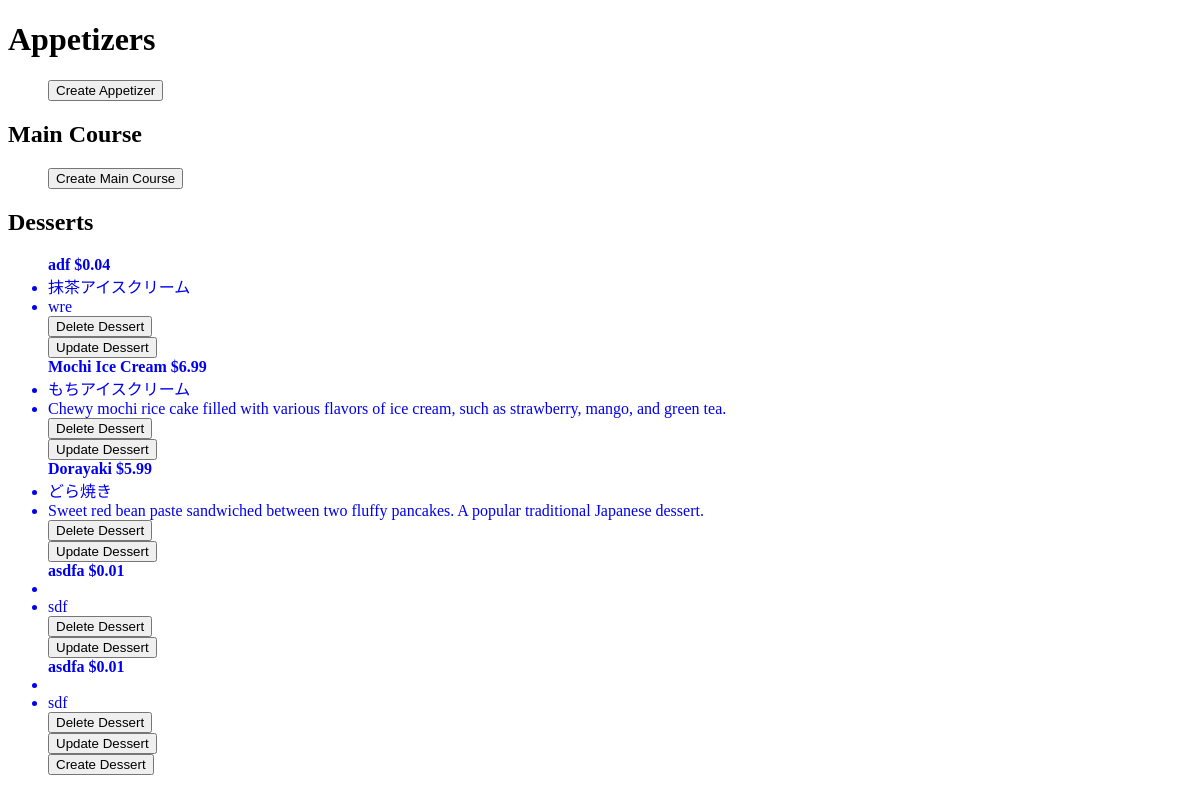
Page /backoffice/dessert_list/ on the earlier database version.
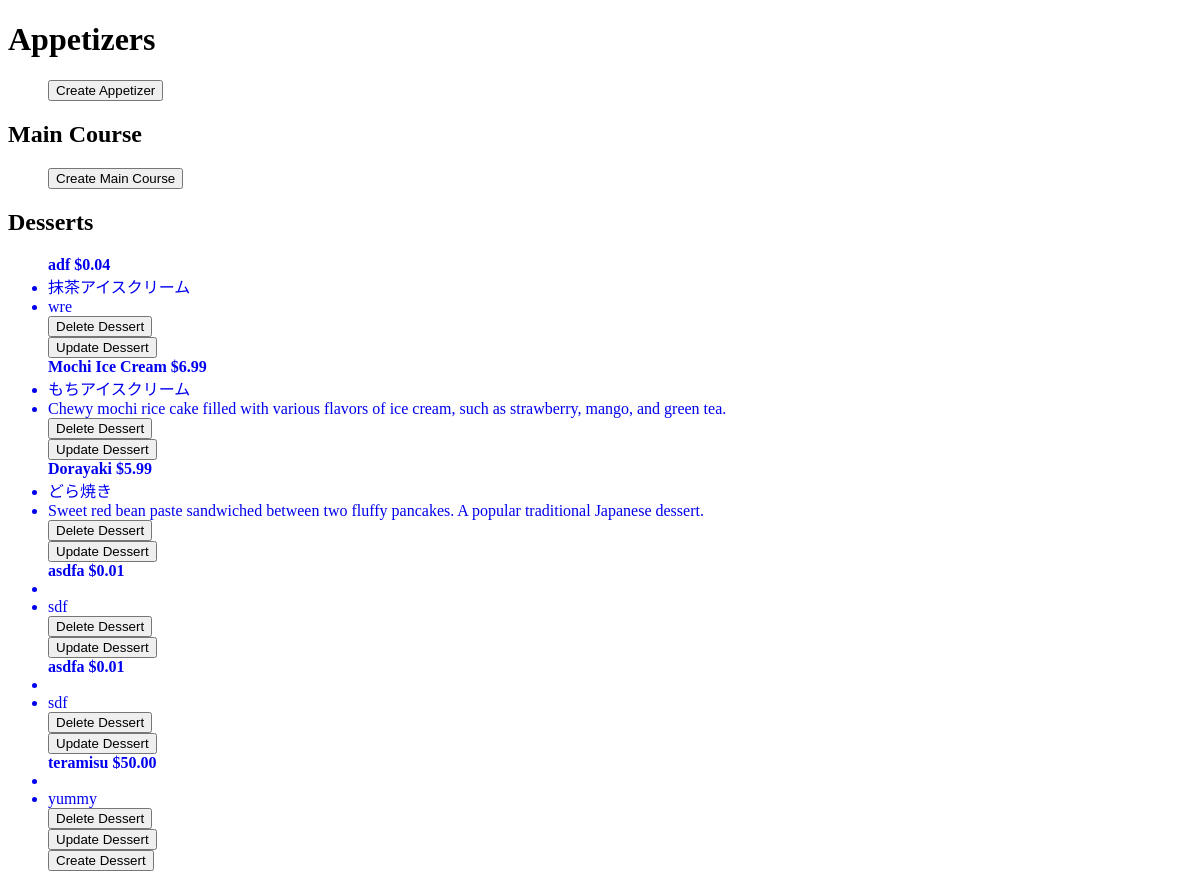
Same page on the later database version.
### menu_app/models.py (models this page shows, shortened)
class Dessert(models.Model):
    type = models.CharField(max_length=100)
    name = models.CharField(max_length=100)
    japanese_name = models.CharField(max_length=100)
    price = models.DecimalField(max_digits=10, decimal_places=2)
    description = models.CharField(max_length=100)

### menu_app/views.py (the view)
# urls.py: path('dessert_list/', dessert_record),
def dessert_record(request):
  dessert_list = Dessert.objects.all()
  return render(request, 'office.html', {'dessert_list': dessert_list})

### menu_app/templates/office.html (shortened to what this page needs)
<!DOCTYPE html>
<html lang="en">
  <head>
  </head>
  <body>
    <h1>Appetizers</h1>
    <ul>
      <form action="{% url 'menu_app:create_appetizer'  %}" method="POST">
        <button type="submit">Create Appetizer</button>
      </form>
    </ul>
    <h2>Main Course</h2>
    <ul>
      <form action="{% url 'menu_app:create_main_course'  %}" method="POST">
        <button type="submit">Create Main Course</button>
      </form>
    </ul>
    <h2>Desserts</h2>
    <ul>
      {% for dessert in dessert_list %}
      <a
        style="text-decoration: none"
        href="{% url 'dessert_item' dessert.id %}"
      >
        <b>{{ dessert.name }} ${{ dessert.price }}</b>
        <li>{{ dessert.japanese_name }}</li>
        <li>{{ dessert.description }}</li>
      </a>
      <form
        action="{% url 'menu_app:delete_desserts' dessert.id %}"
        method="POST"
      >
        <button type="submit">Delete Dessert</button>
      </form>
      <form
        action="{% url 'menu_app:update_dessert' dessert.id %}"
        method="POST"
      >
        <button type="submit">Update Dessert</button>
      </form>
      {% endfor %}
      <form action="{% url 'menu_app:create_dessert'  %}" method="POST">
        <button type="submit">Create Dessert</button>
      </form>
    </ul>
  </body>
</html>

Differences in the rows shown:
added Dessert: name "teramisu", price "50.00", description "yummy"
